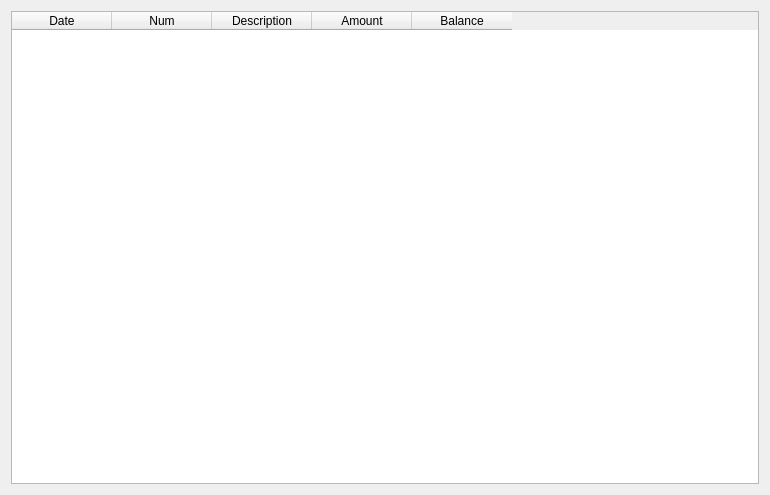
<?xml version="1.0" encoding="UTF-8"?>
<ui version="4.0">
 <class>Form</class>
 <widget class="QWidget" name="Form">
  <property name="geometry">
   <rect>
    <x>0</x>
    <y>0</y>
    <width>770</width>
    <height>495</height>
   </rect>
  </property>
  <property name="windowTitle">
   <string>Form</string>
  </property>
  <layout class="QGridLayout" name="gridLayout">
   <item row="0" column="0">
    <widget class="QTableWidget" name="table">
     <column>
      <property name="text">
       <string>Date</string>
      </property>
     </column>
     <column>
      <property name="text">
       <string>Num</string>
      </property>
     </column>
     <column>
      <property name="text">
       <string>Description</string>
      </property>
     </column>
     <column>
      <property name="text">
       <string>Amount</string>
      </property>
     </column>
     <column>
      <property name="text">
       <string>Balance</string>
      </property>
     </column>
    </widget>
   </item>
  </layout>
 </widget>
 <resources/>
 <connections/>
</ui>
